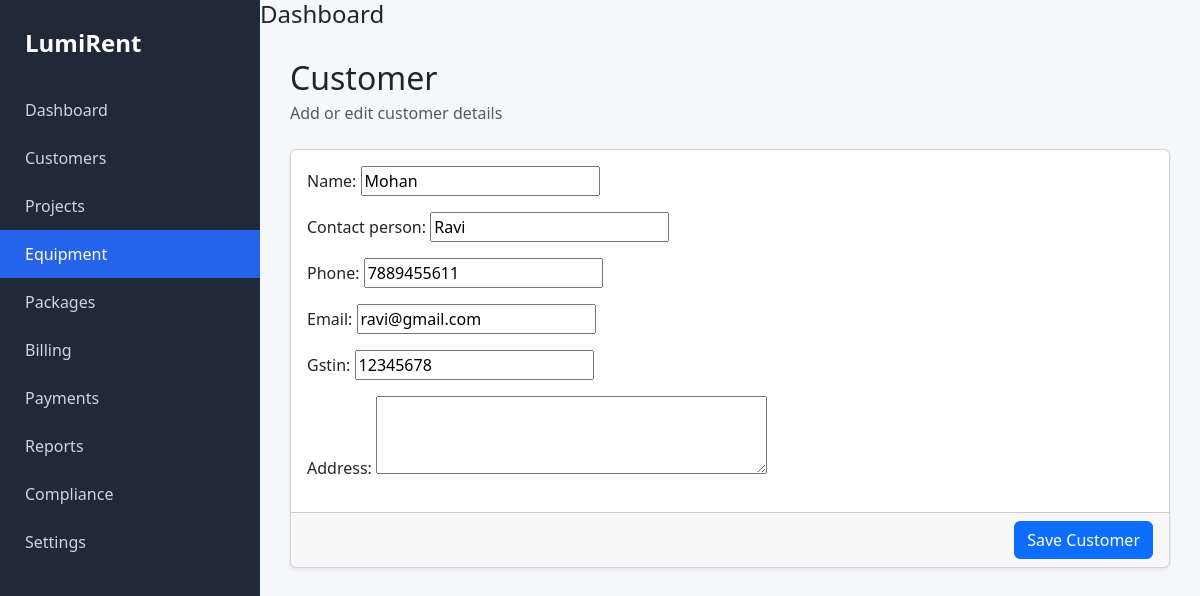
Page /customers/edit/1/ on the committed database.
### customers/models.py (models this page shows, shortened)
class Customer(models.Model):
    name = models.CharField(max_length=200)
    contact_person = models.CharField(
        max_length=200,
        blank=True
    )
    phone = models.CharField(
        max_length=20,
        blank=True
    )
    email = models.EmailField(
        blank=True
    )
    gstin = models.CharField(
        max_length=20,
        blank=True
    )
    address = models.TextField(
        blank=True
    )
    is_active = models.BooleanField(
        default=True
    )

### customers/views.py (the view)
# urls.py: path("edit/<int:pk>/", views.customer_edit, name="customer_edit"),
def customer_edit(request, pk):
    customer = get_object_or_404(Customer, pk=pk)
    if request.method == "POST":
        form = CustomerForm(
            request.POST,
            instance=customer,
        )
        if form.is_valid():
            form.save()
            messages.success(
                request,
                "Customer updated successfully."
            )
            return redirect("customer_list")
    else:
        form = CustomerForm(instance=customer)
    return render(
        request,
        "customers/form.html",
        {
            "form": form,
        },
    )

### customers/forms.py
class CustomerForm(forms.ModelForm):
    class Meta:
        model = Customer
        fields = [
            "name",
            "contact_person",
            "phone",
            "email",
            "gstin",
            "address",
        ]
        widgets = {
            "address": forms.Textarea(attrs={"rows": 3}),
        }

### customers/templates/customers/form.html (shortened to what this page needs)
{% extends "layouts/base.html" %}
{% block content %}
{% include "components/page_header.html" with title="Customer" subtitle="Add or edit customer details" %}
<form method="post">
    <div class="card shadow-sm">
        <div class="card-body">
            {{ form.as_p }}
        </div>
        <div class="card-footer text-end">
            <button
                type="submit"
                class="btn btn-primary">
                Save Customer
            </button>
        </div>
    </div>
</form>
{% endblock %}

### static/css/styles.css (style rules this page uses)
body { background-color: #F5F7FA; font-family: "Segoe UI", sans-serif; }

### rows in the picture
Customer: name "Mohan", contact_person "Ravi", phone "7889455611", email "ravi@gmail.com", gstin "12345678"

### other values in the picture
{{ title }} "Customer"
{{ subtitle }} "Add or edit customer details"
